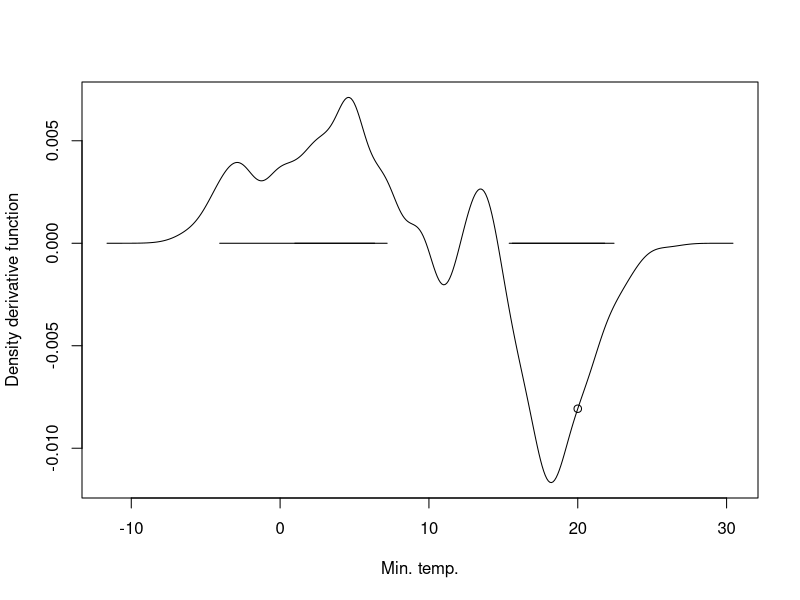
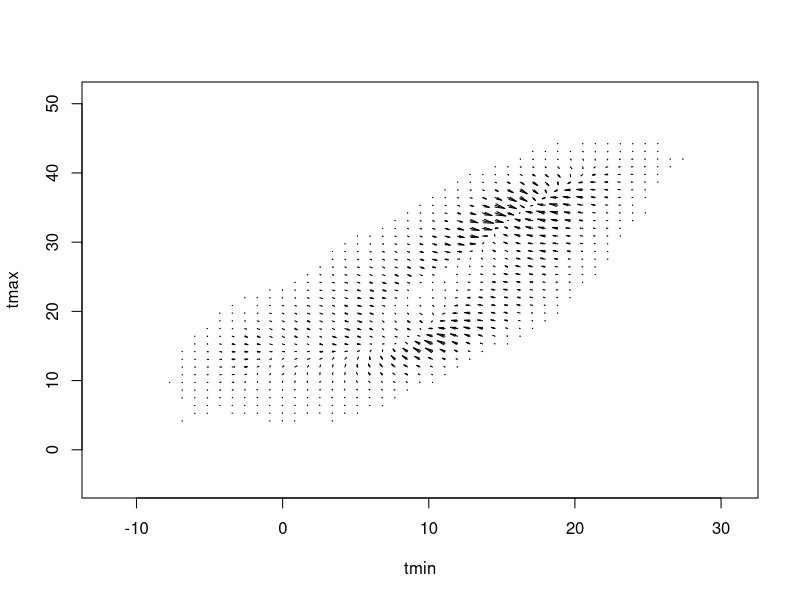

Write the R code that produced these figures, in order. (Note: this script raises an error after producing the figures.)
library(ks)


### Name: plot.kdde
### Title: Plot for kernel density derivative estimate
### Aliases: plot.kdde
### Keywords: hplot

### ** Examples

## univariate example
data(tempb)
fhat1 <- kdde(x=tempb[,"tmin"], deriv.order=1)   ## gradient [df/dx, df/dy]
plot(fhat1, xlab="Min. temp.")                   ## df/dx
points(20,predict(fhat1, x=20))

## bivariate example
fhat1 <- kdde(x=tempb[,c("tmin", "tmax")], deriv.order=1)
plot(fhat1, display="quiver")
  ## gradient [df/dx, df/dy]

## No test: 
fhat2 <- kdde(x=tempb[,c("tmin", "tmax")], deriv.order=2)
plot(fhat2, which.deriv.ind=2, display="persp", phi=15)
plot(fhat2, which.deriv.ind=2, display="filled.contour", col.fun=topo.colors)
  ## d^2 f/(dx dy): purple=-ve, green=zero, beige=+ve
s2 <- kcurv(fhat2)
plot(s2, display="filled.contour")
  ## summary curvature 
## End(No test)
